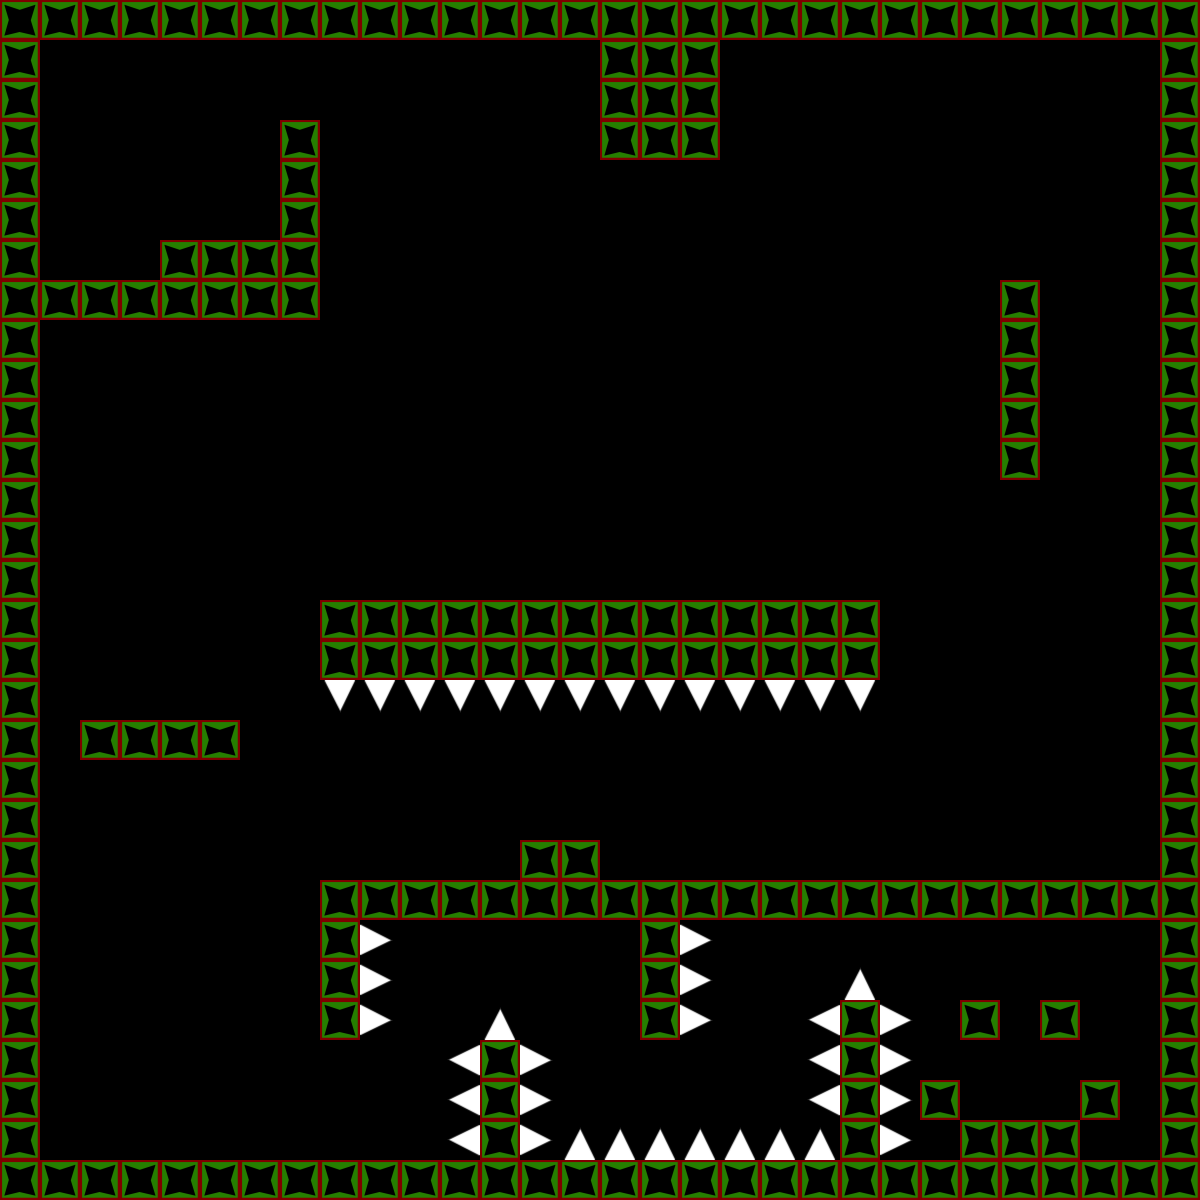

This game map was drawn from its Tiled (.tmx) file and the tilesets committed beside it. A one-line description and the trimmed map source follow:
An orthogonal 30x30 tile map with 40x40 px tiles, 1 tile layer (Tile Layer 1), 2 tilesets.

<map version="1.0" tiledversion="2017.07.26" orientation="orthogonal" renderorder="right-down" width="30" height="30" tilewidth="40" tileheight="40" nextobjectid="6">
 <tileset firstgid="1" name="tileset" tilewidth="40" tileheight="40" tilecount="2" columns="2">
  <image source="tiles.png" width="80" height="40" />
  <tile id="0">
   <properties>
    <property name="collision" type="bool" value="true" />
    <property name="death" type="bool" value="false" />
   </properties>
  </tile>
  <tile id="1">
   <properties>
    <property name="collision" type="bool" value="false" />
    <property name="death" type="bool" value="true" />
   </properties>
  </tile>
 </tileset>
 <tileset firstgid="3" name="tileset" tilewidth="40" tileheight="40" tilecount="2" columns="2">
  <image source="tiles.png" width="80" height="40" />
  <tile id="0">
   <properties>
    <property name="collision" type="bool" value="true" />
   </properties>
  </tile>
  <tile id="1">
   <properties>
    <property name="collision" type="bool" value="true" />
    <property name="death" type="bool" value="true" />
   </properties>
  </tile>
 </tileset>
 <layer name="Tile Layer 1" width="30" height="30">
  <data>[900 cells, 261 non-empty, 2 distinct tile ids]</data>
 </layer>
</map>